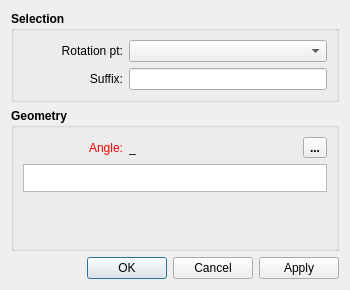
<?xml version="1.0" encoding="UTF-8"?>
<ui version="4.0">
 <class>DialogRotation</class>
 <widget class="QDialog" name="DialogRotation">
  <property name="geometry">
   <rect>
    <x>0</x>
    <y>0</y>
    <width>350</width>
    <height>290</height>
   </rect>
  </property>
  <property name="minimumSize">
   <size>
    <width>270</width>
    <height>290</height>
   </size>
  </property>
  <property name="windowTitle">
   <string>Rotation</string>
  </property>
  <property name="windowIcon">
   <iconset resource="../../../vmisc/share/resources/icon.qrc">
    <normaloff>:/icon/64x64/icon64x64.png</normaloff>:/icon/64x64/icon64x64.png</iconset>
  </property>
  <property name="modal">
   <bool>true</bool>
  </property>
  <layout class="QVBoxLayout" name="verticalLayout_3">
   <item>
    <widget class="QGroupBox" name="groupBox">
     <property name="sizePolicy">
      <sizepolicy hsizetype="Preferred" vsizetype="Minimum">
       <horstretch>0</horstretch>
       <verstretch>0</verstretch>
      </sizepolicy>
     </property>
     <property name="minimumSize">
      <size>
       <width>240</width>
       <height>0</height>
      </size>
     </property>
     <property name="font">
      <font>
       <pointsize>9</pointsize>
       <bold>true</bold>
      </font>
     </property>
     <property name="title">
      <string>Selection</string>
     </property>
     <layout class="QFormLayout" name="formLayout">
      <item row="0" column="0">
       <widget class="QLabel" name="originPoint_Label">
        <property name="minimumSize">
         <size>
          <width>100</width>
          <height>0</height>
         </size>
        </property>
        <property name="maximumSize">
         <size>
          <width>16777215</width>
          <height>16777215</height>
         </size>
        </property>
        <property name="font">
         <font>
          <pointsize>9</pointsize>
          <bold>false</bold>
         </font>
        </property>
        <property name="text">
         <string>Rotation pt:</string>
        </property>
        <property name="alignment">
         <set>Qt::AlignRight|Qt::AlignTrailing|Qt::AlignVCenter</set>
        </property>
       </widget>
      </item>
      <item row="0" column="1">
       <widget class="QComboBox" name="rotation_ComboBox">
        <property name="minimumSize">
         <size>
          <width>80</width>
          <height>0</height>
         </size>
        </property>
        <property name="font">
         <font>
          <pointsize>9</pointsize>
          <bold>false</bold>
         </font>
        </property>
       </widget>
      </item>
      <item row="1" column="0">
       <widget class="QLabel" name="suffix_Label">
        <property name="minimumSize">
         <size>
          <width>100</width>
          <height>0</height>
         </size>
        </property>
        <property name="maximumSize">
         <size>
          <width>16777215</width>
          <height>16777215</height>
         </size>
        </property>
        <property name="font">
         <font>
          <pointsize>9</pointsize>
          <bold>false</bold>
         </font>
        </property>
        <property name="text">
         <string>Suffix:</string>
        </property>
        <property name="alignment">
         <set>Qt::AlignRight|Qt::AlignTrailing|Qt::AlignVCenter</set>
        </property>
       </widget>
      </item>
      <item row="1" column="1">
       <widget class="QLineEdit" name="suffix_LineEdit">
        <property name="minimumSize">
         <size>
          <width>80</width>
          <height>0</height>
         </size>
        </property>
        <property name="font">
         <font>
          <pointsize>9</pointsize>
          <bold>false</bold>
         </font>
        </property>
       </widget>
      </item>
     </layout>
    </widget>
   </item>
   <item>
    <widget class="QGroupBox" name="groupBox_2">
     <property name="sizePolicy">
      <sizepolicy hsizetype="Preferred" vsizetype="Preferred">
       <horstretch>0</horstretch>
       <verstretch>0</verstretch>
      </sizepolicy>
     </property>
     <property name="minimumSize">
      <size>
       <width>240</width>
       <height>0</height>
      </size>
     </property>
     <property name="font">
      <font>
       <pointsize>9</pointsize>
       <bold>true</bold>
      </font>
     </property>
     <property name="title">
      <string>Geometry</string>
     </property>
     <layout class="QVBoxLayout" name="verticalLayout_2">
      <item>
       <layout class="QHBoxLayout" name="horizontalLayout" stretch="1,1,1,0">
        <item alignment="Qt::AlignLeft">
         <widget class="QLabel" name="editAngle_Label">
          <property name="sizePolicy">
           <sizepolicy hsizetype="Fixed" vsizetype="Preferred">
            <horstretch>0</horstretch>
            <verstretch>0</verstretch>
           </sizepolicy>
          </property>
          <property name="minimumSize">
           <size>
            <width>100</width>
            <height>0</height>
           </size>
          </property>
          <property name="maximumSize">
           <size>
            <width>16777215</width>
            <height>16777215</height>
           </size>
          </property>
          <property name="palette">
           <palette>
            <active>
             <colorrole role="WindowText">
              <brush brushstyle="SolidPattern">
               <color alpha="255">
                <red>255</red>
                <green>0</green>
                <blue>0</blue>
               </color>
              </brush>
             </colorrole>
            </active>
            <inactive>
             <colorrole role="WindowText">
              <brush brushstyle="SolidPattern">
               <color alpha="255">
                <red>255</red>
                <green>0</green>
                <blue>0</blue>
               </color>
              </brush>
             </colorrole>
            </inactive>
            <disabled>
             <colorrole role="WindowText">
              <brush brushstyle="SolidPattern">
               <color alpha="255">
                <red>159</red>
                <green>158</green>
                <blue>158</blue>
               </color>
              </brush>
             </colorrole>
            </disabled>
           </palette>
          </property>
          <property name="font">
           <font>
            <pointsize>9</pointsize>
            <bold>false</bold>
           </font>
          </property>
          <property name="text">
           <string>Angle:</string>
          </property>
          <property name="alignment">
           <set>Qt::AlignRight|Qt::AlignTrailing|Qt::AlignVCenter</set>
          </property>
         </widget>
        </item>
        <item>
         <widget class="QLabel" name="resultAngle_Label">
          <property name="sizePolicy">
           <sizepolicy hsizetype="Fixed" vsizetype="Preferred">
            <horstretch>0</horstretch>
            <verstretch>0</verstretch>
           </sizepolicy>
          </property>
          <property name="minimumSize">
           <size>
            <width>85</width>
            <height>0</height>
           </size>
          </property>
          <property name="font">
           <font>
            <pointsize>9</pointsize>
            <bold>false</bold>
           </font>
          </property>
          <property name="toolTip">
           <string>Value</string>
          </property>
          <property name="text">
           <string notr="true">_</string>
          </property>
         </widget>
        </item>
        <item>
         <spacer name="horizontalSpacer">
          <property name="orientation">
           <enum>Qt::Horizontal</enum>
          </property>
          <property name="sizeHint" stdset="0">
           <size>
            <width>10</width>
            <height>20</height>
           </size>
          </property>
         </spacer>
        </item>
        <item alignment="Qt::AlignRight">
         <widget class="QToolButton" name="formula_ToolButton">
          <property name="toolTip">
           <string>Formula wizard</string>
          </property>
          <property name="text">
           <string notr="true">...</string>
          </property>
          <property name="icon">
           <iconset resource="../../../vmisc/share/resources/icon.qrc">
            <normaloff>:/tsvg/seamly/fx.tsvg</normaloff>:/tsvg/seamly/fx.tsvg</iconset>
          </property>
          <property name="iconSize">
           <size>
            <width>20</width>
            <height>20</height>
           </size>
          </property>
         </widget>
        </item>
       </layout>
      </item>
      <item>
       <widget class="ExpandingTextEdit" name="plainTextEditFormula">
        <property name="sizePolicy">
         <sizepolicy hsizetype="Preferred" vsizetype="Preferred">
          <horstretch>0</horstretch>
          <verstretch>0</verstretch>
         </sizepolicy>
        </property>
        <property name="minimumSize">
         <size>
          <width>0</width>
          <height>9</height>
         </size>
        </property>
        <property name="maximumSize">
         <size>
          <width>16777215</width>
          <height>28</height>
         </size>
        </property>
        <property name="font">
         <font>
          <pointsize>9</pointsize>
          <bold>false</bold>
         </font>
        </property>
        <property name="tabChangesFocus">
         <bool>true</bool>
        </property>
       </widget>
      </item>
      <item>
       <spacer name="verticalSpacer">
        <property name="orientation">
         <enum>Qt::Vertical</enum>
        </property>
        <property name="sizeHint" stdset="0">
         <size>
          <width>20</width>
          <height>40</height>
         </size>
        </property>
       </spacer>
      </item>
     </layout>
    </widget>
   </item>
   <item>
    <widget class="QDialogButtonBox" name="buttonBox">
     <property name="orientation">
      <enum>Qt::Horizontal</enum>
     </property>
     <property name="standardButtons">
      <set>QDialogButtonBox::Apply|QDialogButtonBox::Cancel|QDialogButtonBox::Ok</set>
     </property>
    </widget>
   </item>
  </layout>
 </widget>
 <customwidgets>
  <customwidget>
   <class>ExpandingTextEdit</class>
   <extends>QPlainTextEdit</extends>
   <header>expandingtextedit.h</header>
  </customwidget>
 </customwidgets>
 <tabstops>
  <tabstop>rotation_ComboBox</tabstop>
  <tabstop>suffix_LineEdit</tabstop>
  <tabstop>formula_ToolButton</tabstop>
  <tabstop>plainTextEditFormula</tabstop>
 </tabstops>
 <resources>
  <include location="../../../vmisc/share/resources/icon.qrc"/>
 </resources>
 <connections>
  <connection>
   <sender>buttonBox</sender>
   <signal>accepted()</signal>
   <receiver>DialogRotation</receiver>
   <slot>accept()</slot>
   <hints>
    <hint type="sourcelabel">
     <x>248</x>
     <y>254</y>
    </hint>
    <hint type="destinationlabel">
     <x>157</x>
     <y>274</y>
    </hint>
   </hints>
  </connection>
  <connection>
   <sender>buttonBox</sender>
   <signal>rejected()</signal>
   <receiver>DialogRotation</receiver>
   <slot>reject()</slot>
   <hints>
    <hint type="sourcelabel">
     <x>316</x>
     <y>260</y>
    </hint>
    <hint type="destinationlabel">
     <x>286</x>
     <y>274</y>
    </hint>
   </hints>
  </connection>
 </connections>
</ui>
